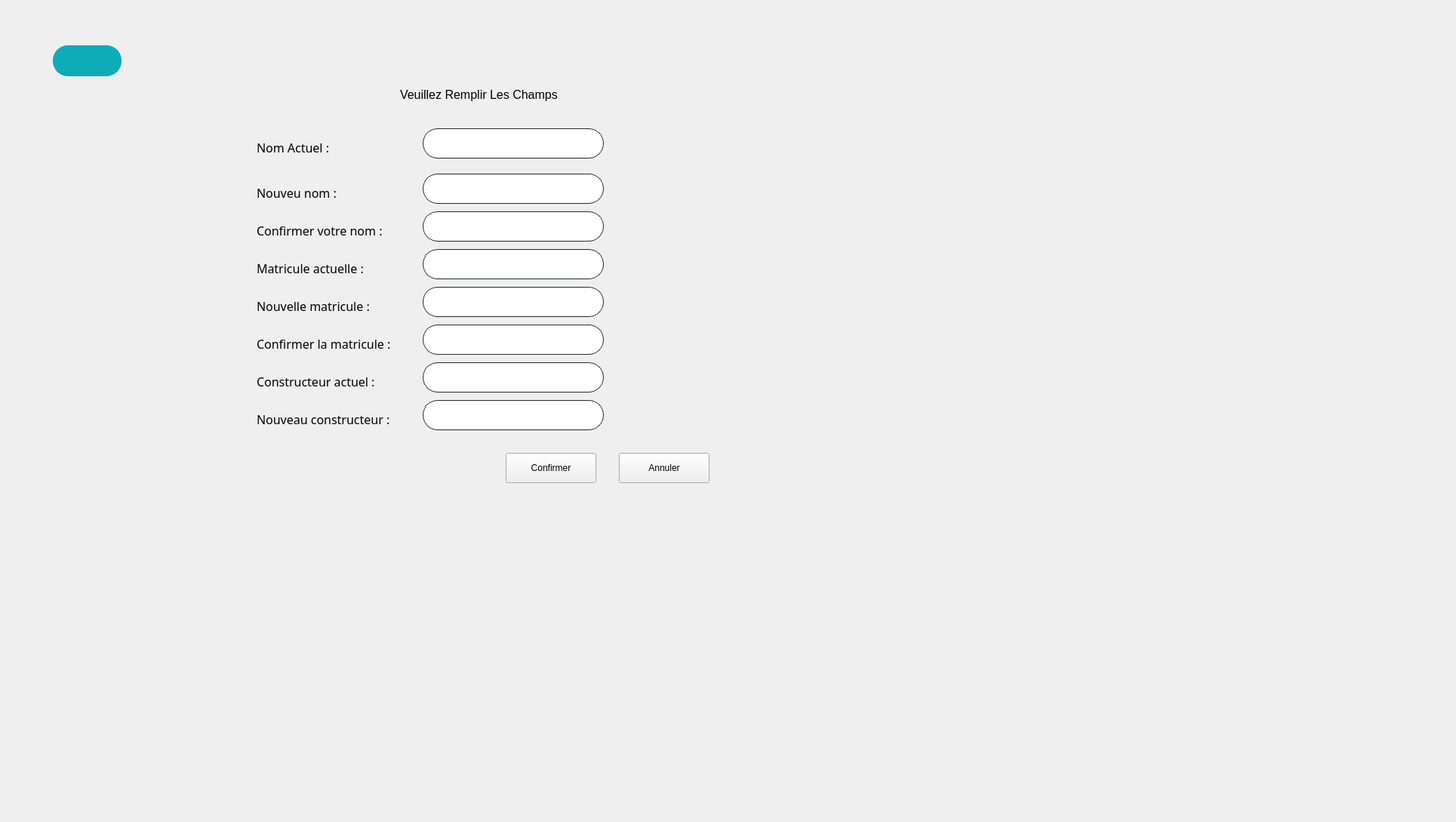
      <widget class="QWidget" name="ModifierMateriel">
       <widget class="QLabel" name="modifBacakground">
        <property name="geometry">
         <rect>
          <x>-40</x>
          <y>0</y>
          <width>1920</width>
          <height>1080</height>
         </rect>
        </property>
        <property name="text">
         <string/>
        </property>
        <property name="pixmap">
         <pixmap resource="res.qrc">:/img/back_empty.png</pixmap>
        </property>
       </widget>
       <widget class="QLineEdit" name="matActuelBox">
        <property name="geometry">
         <rect>
          <x>560</x>
          <y>330</y>
          <width>240</width>
          <height>40</height>
         </rect>
        </property>
        <property name="font">
         <font>
          <family>OpenSymbol</family>
          <pointsize>11</pointsize>
         </font>
        </property>
        <property name="styleSheet">
         <string notr="true">QLineEdit {
border: 1px solid rgb(37,39,48);
border-radius: 20px;
padding-left:20px;
padding-right:20px;
}
QLineEdit:hover{
	border: 2px solid rgb(222, 221, 218)
}
QLineEdit:focus{
	border: 2px solid rgb(154, 208, 236)
}</string>
        </property>
        <property name="placeholderText">
         <string/>
        </property>
       </widget>
       <widget class="QLineEdit" name="constructeurActuelBox">
        <property name="geometry">
         <rect>
          <x>560</x>
          <y>480</y>
          <width>240</width>
          <height>40</height>
         </rect>
        </property>
        <property name="font">
         <font>
          <family>OpenSymbol</family>
          <pointsize>11</pointsize>
         </font>
        </property>
        <property name="styleSheet">
         <string notr="true">QLineEdit {
border: 1px solid rgb(37,39,48);
border-radius: 20px;
padding-left:20px;
padding-right:20px;
}
QLineEdit:hover{
	border: 2px solid rgb(222, 221, 218)
}
QLineEdit:focus{
	border: 2px solid rgb(154, 208, 236)
}</string>
        </property>
        <property name="placeholderText">
         <string/>
        </property>
       </widget>
       <widget class="QLabel" name="textMainModif">
        <property name="geometry">
         <rect>
          <x>530</x>
          <y>90</y>
          <width>571</width>
          <height>71</height>
         </rect>
        </property>
        <property name="font">
         <font>
          <family>MS Shell Dlg 2</family>
          <pointsize>12</pointsize>
          <weight>50</weight>
          <bold>false</bold>
         </font>
        </property>
        <property name="text">
         <string>Veuillez Remplir Les Champs</string>
        </property>
       </widget>
       <widget class="QLabel" name="textNewNom">
        <property name="geometry">
         <rect>
          <x>340</x>
          <y>240</y>
          <width>181</width>
          <height>31</height>
         </rect>
        </property>
        <property name="font">
         <font>
          <family>OpenSymbol</family>
          <pointsize>12</pointsize>
         </font>
        </property>
        <property name="text">
         <string>Nouveu nom :</string>
        </property>
       </widget>
       <widget class="QLabel" name="textConfirmNvMatricule">
        <property name="geometry">
         <rect>
          <x>340</x>
          <y>440</y>
          <width>361</width>
          <height>31</height>
         </rect>
        </property>
        <property name="font">
         <font>
          <family>OpenSymbol</family>
          <pointsize>12</pointsize>
         </font>
        </property>
        <property name="text">
         <string>Confirmer la matricule :</string>
        </property>
       </widget>
       <widget class="QLineEdit" name="nomActurlBox">
        <property name="geometry">
         <rect>
          <x>560</x>
          <y>170</y>
          <width>240</width>
          <height>40</height>
         </rect>
        </property>
        <property name="font">
         <font>
          <family>OpenSymbol</family>
          <pointsize>11</pointsize>
         </font>
        </property>
        <property name="styleSheet">
         <string notr="true">QLineEdit {
border: 1px solid rgb(37,39,48);
border-radius: 20px;
padding-left:20px;
padding-right:20px;
}
QLineEdit:hover{
	border: 2px solid rgb(222, 221, 218)
}
QLineEdit:focus{
	border: 2px solid rgb(154, 208, 236)
}</string>
        </property>
        <property name="text">
         <string/>
        </property>
        <property name="placeholderText">
         <string/>
        </property>
       </widget>
       <widget class="QLineEdit" name="confirmConstructeurBox">
        <property name="geometry">
         <rect>
          <x>560</x>
          <y>430</y>
          <width>240</width>
          <height>40</height>
         </rect>
        </property>
        <property name="font">
         <font>
          <family>OpenSymbol</family>
          <pointsize>11</pointsize>
         </font>
        </property>
        <property name="styleSheet">
         <string notr="true">QLineEdit {
border: 1px solid rgb(37,39,48);
border-radius: 20px;
padding-left:20px;
padding-right:20px;
}
QLineEdit:hover{
	border: 2px solid rgb(222, 221, 218)
}
QLineEdit:focus{
	border: 2px solid rgb(154, 208, 236)
}</string>
        </property>
        <property name="placeholderText">
         <string/>
        </property>
       </widget>
       <widget class="QLabel" name="textNomActuel">
        <property name="geometry">
         <rect>
          <x>340</x>
          <y>180</y>
          <width>181</width>
          <height>31</height>
         </rect>
        </property>
        <property name="font">
         <font>
          <family>OpenSymbol</family>
          <pointsize>12</pointsize>
         </font>
        </property>
        <property name="text">
         <string>Nom Actuel :</string>
        </property>
       </widget>
       <widget class="QLabel" name="textMatriculeActuel">
        <property name="geometry">
         <rect>
          <x>340</x>
          <y>340</y>
          <width>181</width>
          <height>31</height>
         </rect>
        </property>
        <property name="font">
         <font>
          <family>OpenSymbol</family>
          <pointsize>12</pointsize>
         </font>
        </property>
        <property name="text">
         <string>Matricule actuelle :</string>
        </property>
       </widget>
       <widget class="QLabel" name="textNvConstructeur">
        <property name="geometry">
         <rect>
          <x>340</x>
          <y>540</y>
          <width>221</width>
          <height>31</height>
         </rect>
        </property>
        <property name="font">
         <font>
          <family>OpenSymbol</family>
          <pointsize>12</pointsize>
         </font>
        </property>
        <property name="text">
         <string>Nouveau constructeur :</string>
        </property>
       </widget>
       <widget class="QLabel" name="textConfirmNewNom">
        <property name="geometry">
         <rect>
          <x>340</x>
          <y>290</y>
          <width>341</width>
          <height>31</height>
         </rect>
        </property>
        <property name="font">
         <font>
          <family>OpenSymbol</family>
          <pointsize>12</pointsize>
         </font>
        </property>
        <property name="text">
         <string>Confirmer votre nom :</string>
        </property>
       </widget>
       <widget class="QLabel" name="textCostrucreutActurl">
        <property name="geometry">
         <rect>
          <x>340</x>
          <y>490</y>
          <width>181</width>
          <height>31</height>
         </rect>
        </property>
        <property name="font">
         <font>
          <family>OpenSymbol</family>
          <pointsize>12</pointsize>
         </font>
        </property>
        <property name="text">
         <string>Constructeur actuel :</string>
        </property>
       </widget>
       <widget class="QLabel" name="textNvMatricule">
        <property name="geometry">
         <rect>
          <x>340</x>
          <y>390</y>
          <width>181</width>
          <height>31</height>
         </rect>
        </property>
        <property name="font">
         <font>
          <family>OpenSymbol</family>
          <pointsize>12</pointsize>
         </font>
        </property>
        <property name="text">
         <string>Nouvelle matricule :</string>
        </property>
       </widget>
       <widget class="QLineEdit" name="nvConstructeurBox">
        <property name="geometry">
         <rect>
          <x>560</x>
          <y>530</y>
          <width>240</width>
          <height>40</height>
         </rect>
        </property>
        <property name="font">
         <font>
          <family>OpenSymbol</family>
          <pointsize>11</pointsize>
         </font>
        </property>
        <property name="styleSheet">
         <string notr="true">QLineEdit {
border: 1px solid rgb(37,39,48);
border-radius: 20px;
padding-left:20px;
padding-right:20px;
}
QLineEdit:hover{
	border: 2px solid rgb(222, 221, 218)
}
QLineEdit:focus{
	border: 2px solid rgb(154, 208, 236)
}</string>
        </property>
        <property name="placeholderText">
         <string/>
        </property>
       </widget>
       <widget class="QPushButton" name="confirmerButton">
        <property name="geometry">
         <rect>
          <x>670</x>
          <y>600</y>
          <width>120</width>
          <height>40</height>
         </rect>
        </property>
        <property name="text">
         <string>Confirmer</string>
        </property>
        <property name="icon">
         <iconset>
          <normaloff>../../../greenmark.png</normaloff>../../../greenmark.png</iconset>
        </property>
       </widget>
       <widget class="QLineEdit" name="nvNomBox">
        <property name="geometry">
         <rect>
          <x>560</x>
          <y>230</y>
          <width>240</width>
          <height>40</height>
         </rect>
        </property>
        <property name="font">
         <font>
          <family>OpenSymbol</family>
          <pointsize>11</pointsize>
         </font>
        </property>
        <property name="styleSheet">
         <string notr="true">QLineEdit {
border: 1px solid rgb(37,39,48);
border-radius: 20px;
padding-left:20px;
padding-right:20px;
}
QLineEdit:hover{
	border: 2px solid rgb(222, 221, 218)
}
QLineEdit:focus{
	border: 2px solid rgb(154, 208, 236)
}</string>
        </property>
        <property name="placeholderText">
         <string/>
        </property>
       </widget>
       <widget class="QPushButton" name="anullerButton_6">
        <property name="geometry">
         <rect>
          <x>820</x>
          <y>600</y>
          <width>120</width>
          <height>40</height>
         </rect>
        </property>
        <property name="text">
         <string>Annuler</string>
        </property>
        <property name="icon">
         <iconset>
          <normaloff>../../../redmark.png</normaloff>../../../redmark.png</iconset>
        </property>
       </widget>
       <widget class="QLineEdit" name="nvMatriculeBox">
        <property name="geometry">
         <rect>
          <x>560</x>
          <y>380</y>
          <width>240</width>
          <height>40</height>
         </rect>
        </property>
        <property name="font">
         <font>
          <family>OpenSymbol</family>
          <pointsize>11</pointsize>
         </font>
        </property>
        <property name="styleSheet">
         <string notr="true">QLineEdit {
border: 1px solid rgb(37,39,48);
border-radius: 20px;
padding-left:20px;
padding-right:20px;
}
QLineEdit:hover{
	border: 2px solid rgb(222, 221, 218)
}
QLineEdit:focus{
	border: 2px solid rgb(154, 208, 236)
}</string>
        </property>
        <property name="placeholderText">
         <string/>
        </property>
       </widget>
       <widget class="QLineEdit" name="confirmNvNomBox">
        <property name="geometry">
         <rect>
          <x>560</x>
          <y>280</y>
          <width>240</width>
          <height>40</height>
         </rect>
        </property>
        <property name="font">
         <font>
          <family>OpenSymbol</family>
          <pointsize>11</pointsize>
         </font>
        </property>
        <property name="styleSheet">
         <string notr="true">QLineEdit {
border: 1px solid rgb(37,39,48);
border-radius: 20px;
padding-left:20px;
padding-right:20px;
}
QLineEdit:hover{
	border: 2px solid rgb(222, 221, 218)
}
QLineEdit:focus{
	border: 2px solid rgb(154, 208, 236)
}</string>
        </property>
        <property name="placeholderText">
         <string/>
        </property>
       </widget>
       <widget class="QPushButton" name="returnAfficherMat_2">
        <property name="geometry">
         <rect>
          <x>70</x>
          <y>60</y>
          <width>91</width>
          <height>41</height>
         </rect>
        </property>
        <property name="styleSheet">
         <string notr="true">/* Styles généraux du bouton */
QPushButton {
    background-color: #0EABB8; /* Bleu clair pour représenter l'eau */
    border: 2px solid #0EABB8; /* Bordure bleue */
    color: #ffffff; /* Texte blanc */
    padding: 15px 25px; /* Espacement intérieur */
    font-size: 18px; /* Taille de la police */
    font-weight: bold; /* Police en gras */
    border-radius: 20px; /* Bordure arrondie */
    outline: none; /* Supprime la bordure de focus */
    position: relative; /* Position relative pour les pseudo-éléments */
    overflow: hidden; /* Cache le contenu débordant */
    transition: background-color 0.3s, color 0.3s; /* Transition des couleurs */
}

/* Style au survol du bouton */
QPushButton:hover {
    background-color: #03a9fc; /* Fond devient blanc */
    color: #0EABB8; /* Texte devient bleu clair */
}

/* Style au clic du bouton */
QPushButton:pressed {
    background-color: #1e4c6f; /* Bleu foncé lors du clic */
    color: #f8f8f8; /* Texte blanc lors du clic */
}

/* Animation pour le pseudo-élément :after */
QPushButton::after {
    content: ''; /* Contenu vide */
    position: absolute; /* Position absolue */
    width: 100%; /* Largeur à 100% */
    height: 100%; /* Hauteur à 100% */
    background-color: rgba(255, 255, 255, 0.3); /* Fond semi-transparent */
    top: 50%; /* Positionnement au centre vertical */
    left: 50%; /* Positionnement au centre horizontal */
    border-radius: 50%; /* Bordure arrondie */
    transform: translate(-50%, -50%) scale(0); /* Réduit l'échelle à 0 */
    transition: transform 0.5s ease; /* Transition de l'échelle */
}

/* Animation au survol du bouton */
QPushButton:hover::after {
    transform: translate(-50%, -50%) scale(2); /* Augmente l'échelle à 2 */
}</string>
        </property>
        <property name="text">
         <string/>
        </property>
        <property name="icon">
         <iconset resource="res.qrc">
          <normaloff>:/img/return.png</normaloff>:/img/return.png</iconset>
        </property>
        <property name="iconSize">
         <size>
          <width>35</width>
          <height>35</height>
         </size>
        </property>
        <property name="shortcut">
         <string>Backspace</string>
        </property>
       </widget>
      </widget>
